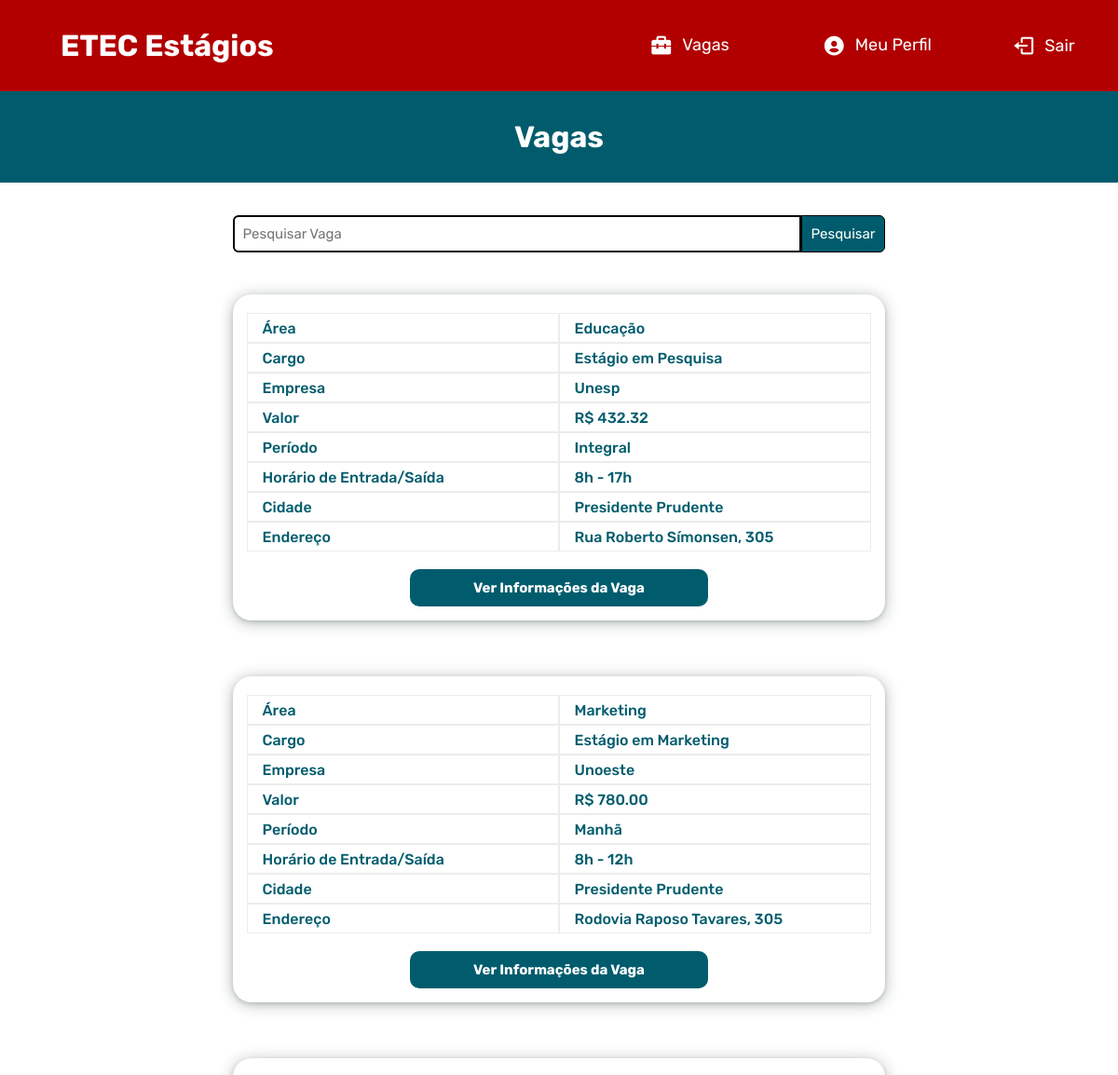
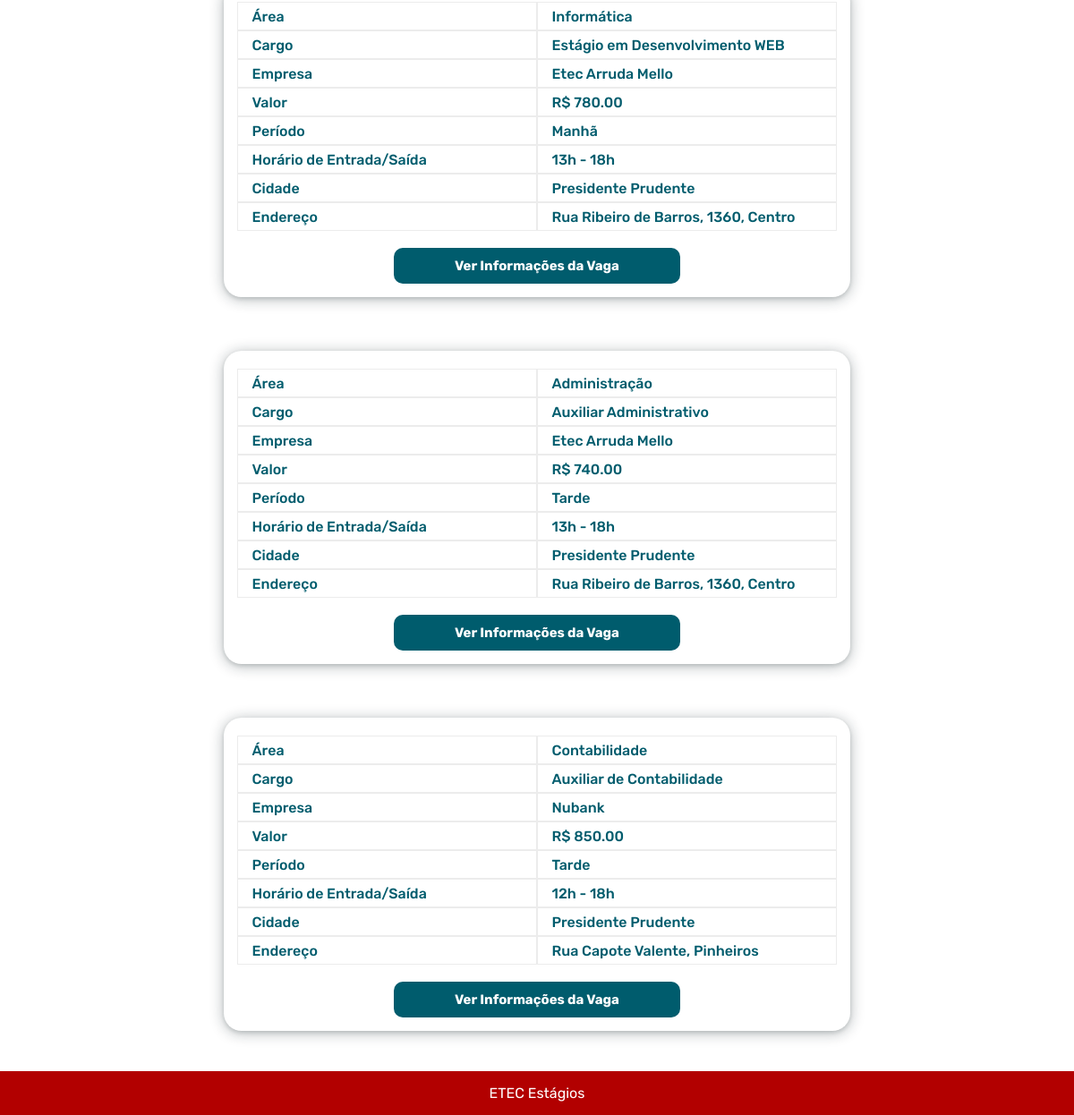
/vagas.php (signed in), run on the app's committed database (2 pictures, top to bottom).
### tables this page shows
CREATE TABLE `vagas` (
  `id_vaga` int(10) NOT NULL,
  `id_empresa` int(10) NOT NULL,
  `email` varchar(50) NOT NULL,
  `area` varchar(100) NOT NULL,
  `cargo` varchar(255) NOT NULL,
  `remunerado` varchar(5) NOT NULL,
  `valor` decimal(10,2) DEFAULT NULL,
  `cidade` varchar(100) NOT NULL,
  `endereco` varchar(200) NOT NULL,
  `periodo` varchar(50) NOT NULL,
  `hora_entrada` time NOT NULL,
  `hora_saida` time NOT NULL,
  `descricao_empresa` text NOT NULL,
  `descricao_vaga` text NOT NULL,
  `status_vaga` varchar(50) NOT NULL
);

CREATE TABLE `empresas` (
  `id` int(10) NOT NULL,
  `razao_social` varchar(255) NOT NULL,
  `nome_fantasia` varchar(255) DEFAULT NULL,
  `email` varchar(255) DEFAULT NULL,
  `senha` varchar(500) NOT NULL,
  `cnpj` varchar(20) DEFAULT NULL,
  `inscricao_estadual` varchar(20) DEFAULT NULL,
  `contato_whatsapp` varchar(20) DEFAULT NULL,
  `contato_telefone` varchar(20) DEFAULT NULL,
  `perfil_instagram` varchar(255) DEFAULT NULL,
  `perfil_facebook` varchar(255) DEFAULT NULL,
  `perfil_linkedin` varchar(255) DEFAULT NULL,
  `ramo_atividade` varchar(255) DEFAULT NULL,
  `endereco` varchar(255) DEFAULT NULL,
  `numero` varchar(10) DEFAULT NULL,
  `bairro` varchar(255) DEFAULT NULL,
  `cidade` varchar(255) DEFAULT NULL,
  `estado` varchar(2) DEFAULT NULL,
  `cep` varchar(10) DEFAULT NULL,
  `data_fundacao` date DEFAULT NULL,
  `nome_representante` varchar(255) DEFAULT NULL
);

### paginas/section/aluno/vagas.php (the view, shortened to what this page needs)
<section class="vagas">
    <?php
    if (mysqli_num_rows($executaConsulta) > 0) {
        while ($dado_vaga = mysqli_fetch_assoc($executaConsulta)) {
            $horaEntrada = date("G\h\r", strtotime($dado_vaga['hora_entrada']));
            $horaSaida = date("G\h\r", strtotime($dado_vaga['hora_saida']));
    ?>
            <div class="vaga">
                <div class="informacoes-vaga">
                    <div class="dado-vaga">
                        <div class="celula">
                            <p>Área</p>
                        </div>
                        <div class="celula">
                            <p><?php echo $dado_vaga['area'] ?></p>
                        </div>
                    </div>
                    <div class="dado-vaga">
                        <div class="celula">
                            <p>Cargo</p>
                        </div>
                        <div class="celula">
                            <p><?php echo $dado_vaga['cargo'] ?></p>
                        </div>
                    </div>
                    <div class="dado-vaga">
                        <div class="celula">
                            <p>Empresa</p>
                        </div>
                        <div class="celula">
                            <p><?php echo $dado_vaga['nome_fantasia'] ?></p>
                        </div>
                    </div>
                    <div class="dado-vaga">
                        <div class="celula">
                            <p>Valor</p>
                        </div>
                        <div class="celula">
                            <p>R$ <?php echo $dado_vaga['valor'] ?></p>
                        </div>
                    </div>
                    <div class="dado-vaga">
                        <div class="celula">
                            <p>Período</p>
                        </div>
                        <div class="celula">
                            <p><?php echo $dado_vaga['periodo'] ?></p>
                        </div>
                    </div>
                    <div class="dado-vaga">
                        <div class="celula">
                            <p>Horário de Entrada/Saída</p>
                        </div>
                        <div class="celula">
                            <p><?php echo $horaEntrada . " - " . $horaSaida ?></p>
                        </div>
                    </div>
                    <div class="dado-vaga">
                        <div class="celula">
                            <p>Cidade</p>
                        </div>
                        <div class="celula">
                            <p><?php echo $dado_vaga['cidade'] ?></p>
                        </div>
                    </div>
                    <div class="dado-vaga">
                        <div class="celula">
                            <p>Endereço</p>
                        </div>
                        <div class="celula">
                            <p><?php echo $dado_vaga['endereco'] ?></p>
                        </div>
                    </div>
                </div>
                <div class="btn-vaga">
                    <a href="informacoesVaga.php?id=<?php echo $dado_vaga['id_vaga'] ?>">
                        <button>Ver Informações da Vaga</button>
                    </a>
                </div>
            </div>
    <?php
        }
    }
    ?>
</section>

### assets/css/vagas.css (style rules this page uses)
:root { --branco: #FFFFFF; --preto: #000000; --cinza: #ececec; --vermelho: #B20000; --ciano: #005C6D; --cianoClaro: #009BA6; --cianoEscuro: #00404b; }
* { margin: 0; padding: 0; box-sizing: border-box; font-family: 'Rubik', sans-serif; }
html, body { height: 100%; background: var(--branco); }
body { display: flex; flex-direction: column; }
.vagas { display: flex; justify-content: center; align-items: center; flex-direction: column; padding: 15px; }
.vaga { display: flex; align-items: center; flex-direction: column; position: relative; padding: 15px; width: 700px; height: 350px; margin: 30px 0 30px 0; border-radius: 20px; box-shadow: rgba(14, 30, 37, 0.12) 0px 2px 4px 0px, rgba(14, 30, 37, 0.32) 0px 2px 16px 0px; }
.btn-vaga { display: flex; justify-content: center; align-items: center; width: 100%; }
.btn-vaga a button { width: 320px; height: 40px; border-radius: 10px; background: var(--ciano); color: var(--branco); font-size: 15px; font-weight: 700; border: none; transition: 0.1s ease-in-out; }
.informacoes-vaga { display: table; justify-content: center; align-items: center; flex-direction: column; width: 100%; height: 100%; padding: 5px 0px 0px 0px; margin-bottom: 7px; overflow: auto; }
.dado-vaga { display: flex; }
.dado-vaga .celula { border: 1px var(--cinza) solid; text-align: left; width: 100%; padding: 5.5px; }
.celula p { margin-left: 10px; }
.informacoes-vaga p { color: var(--ciano); font-weight: 500; }

### data on the page
vagas: area "Educação", cargo "Estágio em Pesquisa", id_empresa.nome_fantasia "Unesp", valor "432.32", periodo "Integral", hora_entrada "8h", hora_saida "17h", cidade "Presidente Prudente", endereco "Rua Roberto Símonsen, 305"
vagas: area "Marketing", cargo "Estágio em Marketing", id_empresa.nome_fantasia "Unoeste", valor "780.00", periodo "Manhã", hora_entrada "8h", hora_saida "12h", cidade "Presidente Prudente", endereco "Rodovia Raposo Tavares, 305"
vagas: area "Informática", cargo "Estágio em Desenvolvimento WEB", id_empresa.nome_fantasia "Etec Arruda Mello", valor "780.00", periodo "Manhã", hora_entrada "13h", hora_saida "18h", cidade "Presidente Prudente", endereco "Rua Ribeiro de Barros, 1360, Centro"
vagas: area "Administração", cargo "Auxiliar Administrativo", id_empresa.nome_fantasia "Etec Arruda Mello", valor "740.00", periodo "Tarde", hora_entrada "13h", hora_saida "18h", cidade "Presidente Prudente", endereco "Rua Ribeiro de Barros, 1360, Centro"
vagas: area "Contabilidade", cargo "Auxiliar de Contabilidade", id_empresa.nome_fantasia "Nubank", valor "850.00", periodo "Tarde", hora_entrada "12h", hora_saida "18h", cidade "Presidente Prudente", endereco "Rua Capote Valente, Pinheiros"
